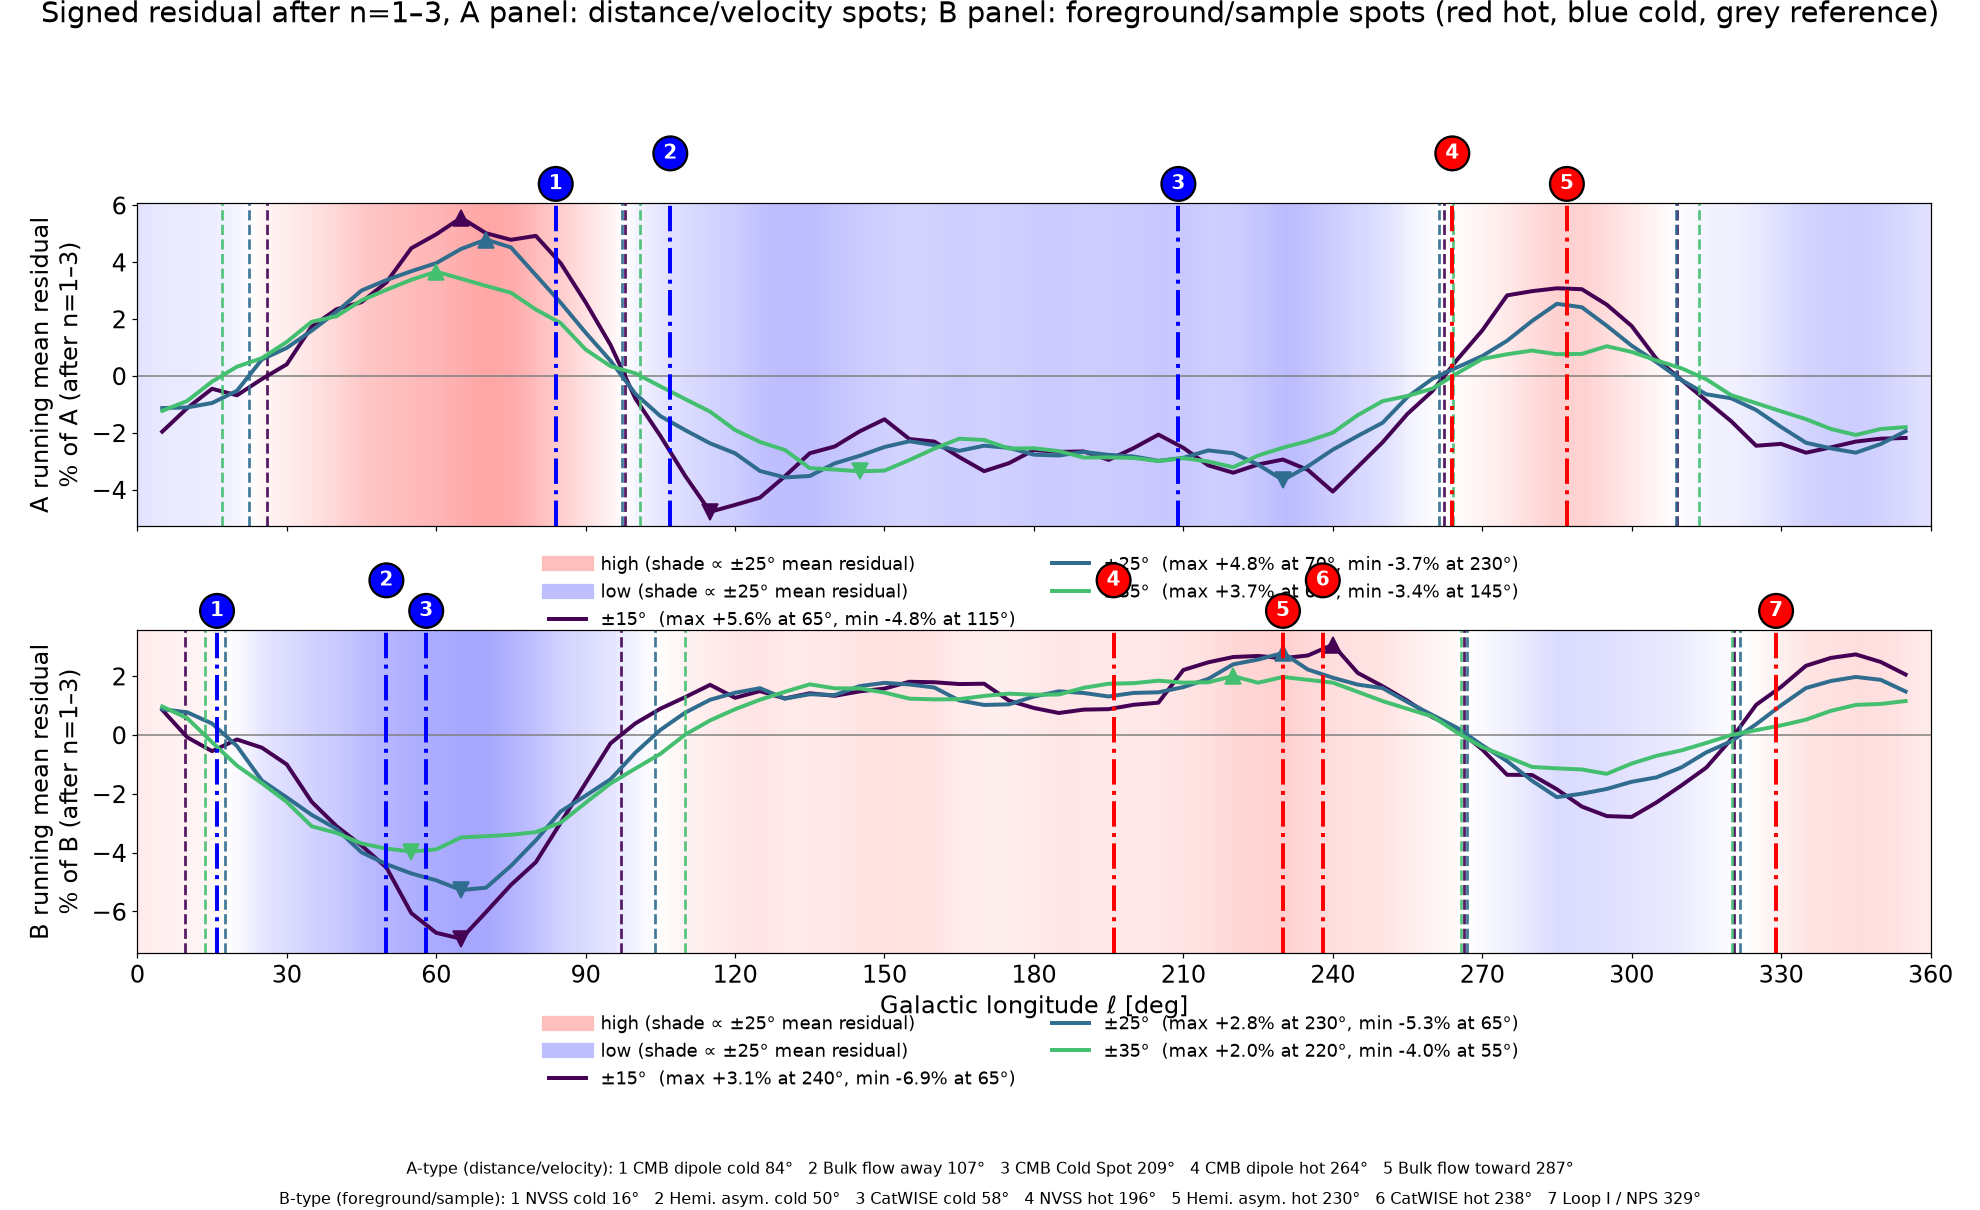

Generate this figure with Python:
import json;MM=json.load(open('/tmp/M25.json'))
import json;RR=json.load(open('/tmp/R.json'))
exec(open('recon_n3.py').read().split("cols=['purple'")[0])
plt.rcParams.update({'font.size':16});fig,axs=plt.subplots(2,1,figsize=(18,11),facecolor='white',sharex=True)
def rm(r,w):return np.array([np.mean(r[np.abs((l-c+180)%360-180)<=w]) for c in l])
W=[15,25,35];C=plt.cm.viridis(np.linspace(0,.7,3))
for a,(nm,Y,mb,k) in zip(axs,(('A',A0,AFl,0),('B',B0,BLl,1))):
  m=mb.copy()
  for n,p in steps2[:3]:m=m+T(n,p,th,k)
  r=100*(Y-m)/Y;a.axhline(0,color='grey',lw=1)
  G=np.interp(np.arange(0,360.5,1),np.r_[MM['l'][-1]-360,MM['l'],MM['l'][0]+360],np.r_[MM[nm][-1],MM[nm],MM[nm][0]]);gm=np.abs(G).max()
  for q in range(360):a.axvspan(q,q+1,color='red' if G[q]>0 else 'blue',alpha=.35*abs(G[q])/gm,lw=0,zorder=0)
  a.plot([],[],color='red',alpha=.25,lw=10,label='high (shade ∝ ±25° mean residual)');a.plot([],[],color='blue',alpha=.25,lw=10,label='low (shade ∝ ±25° mean residual)')
  for w,c in zip(W,C):
    M=rm(r,w);i,j=np.argmax(M),np.argmin(M);print(nm,w,'max',l[i],round(M[i],2),'min',l[j],round(M[j],2))
    a.plot(l,M,'-',color=c,lw=2.6,label=f'±{w}°  (max {M[i]:+.1f}% at {l[i]:.0f}°, min {M[j]:+.1f}% at {l[j]:.0f}°)')
    Z=[]
    for q in range(len(l)):
      q2=(q+1)%len(l);x1=l[q2] if q2 else l[0]+360
      if M[q]*M[q2]<0:Z.append((l[q]+(x1-l[q])*M[q]/(M[q]-M[q2]))%360)
    print(nm,w,'zeros',[round(z) for z in sorted(Z)]);[a.axvline(z,color=c,ls='--',lw=1.8,alpha=.9) for z in Z]
    a.plot(l[i],M[i],'^',color=c,ms=11);a.plot(l[j],M[j],'v',color=c,ms=11)
  a.set_ylabel(f'{nm} running mean residual\n% of {nm} (after n=1–3)')
  a.legend(loc='upper center',bbox_to_anchor=(.5,-.04 if k==0 else -.14),ncol=2,fontsize=12,frameon=False)
import csv
exec(open('/tmp/spots.py').read());keys=[]
for a,nm in zip(axs,'AB'):
  yt=a.get_ylim()[1];ks=[]
  for i,(t,x,bb_,c) in enumerate(SPOTS[nm]):
    a.axvline(x,color=CC[c],lw=2.6,ls='-.',alpha=1,zorder=2)
    a.annotate(str(i+1),(x,yt),xytext=(0,6+20*(i%2)),textcoords='offset points',ha='center',va='bottom',fontsize=13,fontweight='bold',color='white',bbox=dict(boxstyle='circle,pad=.35',fc=CC[c],ec='k',lw=1.5),annotation_clip=False)
    ks.append(f'{i+1} {t} {x}°')
  keys.append(f'{nm}-type (distance/velocity): ' if nm=='A' else f'{nm}-type (foreground/sample): ');keys[-1]+='   '.join(ks)
fig.text(.5,.03,keys[0],ha='center',fontsize=10.5);fig.text(.5,.005,keys[1],ha='center',fontsize=10.5)
axs[1].set_xlim(0,360);axs[1].set_xticks(range(0,361,30));axs[1].set_xlabel('Galactic longitude ℓ [deg]')
fig.suptitle('Signed residual after n=1–3, A panel: distance/velocity spots; B panel: foreground/sample spots (red hot, blue cold, grey reference)',y=1.0)
fig.tight_layout(rect=(0,.06,1,.95));fig.subplots_adjust(hspace=.32);fig.savefig('recon_win_spotsAB.png',dpi=110,facecolor='white')
